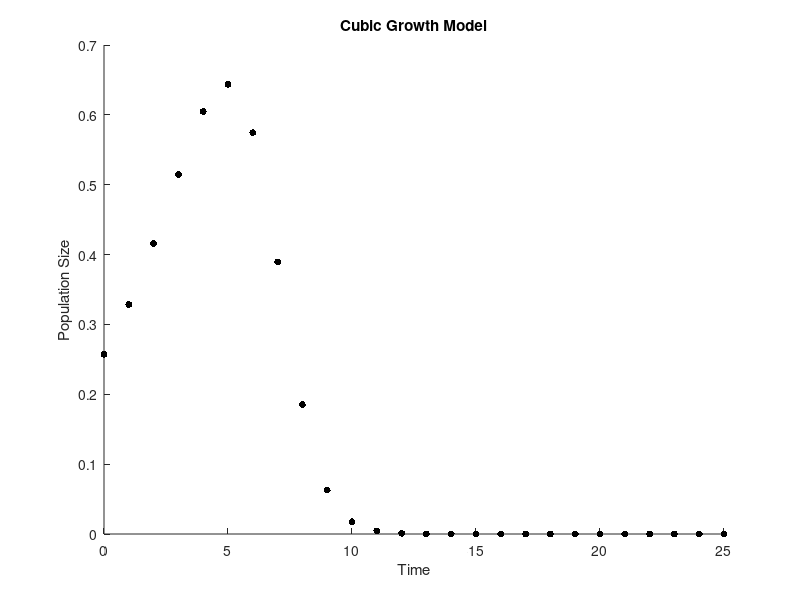

Write MATLAB code to recreate this figure.
%Setting the initial conditions and variables

%Initial population condition
p0 = 3;
R = 0.3;
A = 2;
K = 7;
y = [];
n = 25;
x=0:1:n;

%Iterate through interation function
for i=0:n
    popSize = p0*(1 - R*(1 - p0/A)*(1 - p0/K));
    popDiff = popSize - p0;
    y = [y popDiff];
    p0 = popSize;
    disp(i)
    disp(popSize)
end;

%Uncomment next line to plot data with rainbow coloured plot points
%c = linspace(1,10,length(x));
c = 'k'
sz = 25;

scatter(x,y,sz,c,'filled')
    title('Cubic Growth Model')
    xlabel('Time')
    ylabel('Population Size')
